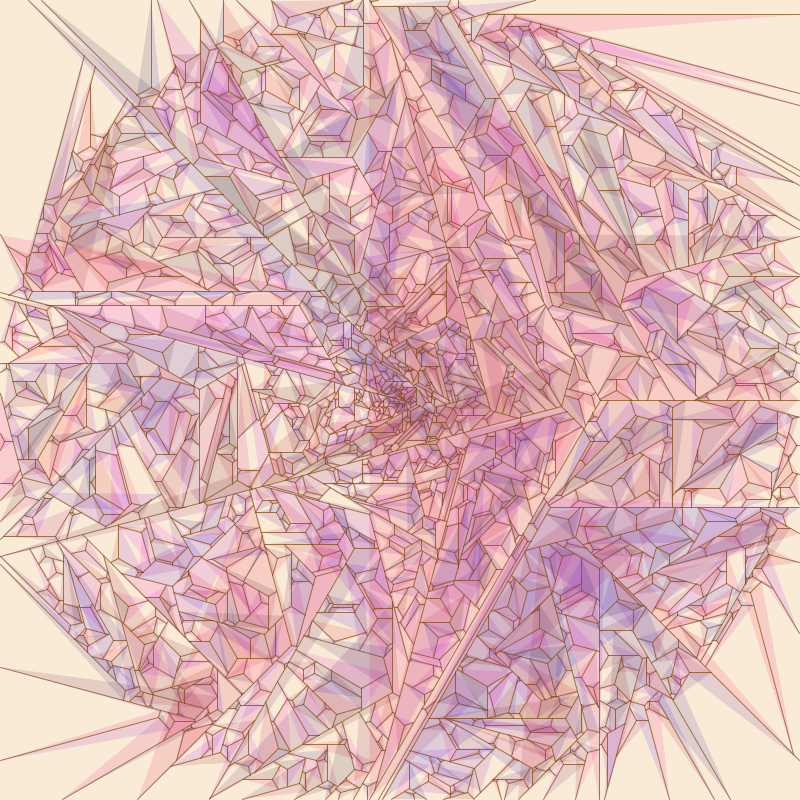
Frame 1 (no input)
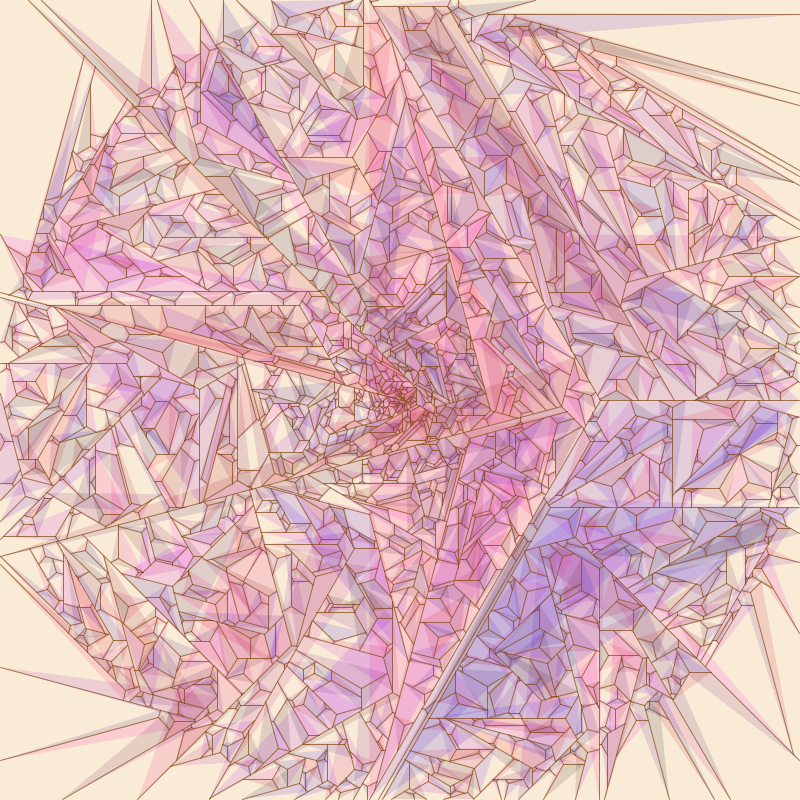
Frame 2 (the mouse pressed at the canvas centre, redrawn once)

The Processing sketch that drew these frames (run headless with seeded random() and noise(); the mouse was pressed at the canvas centre and the sketch redrawn once):

// Processing sketch: lineIntersectionRound
// ── lineIntersectionRound.pde
int nPoints = 2048;
int nBranches = 3;
float minLineSize = 2.0;

ArrayList<LineSegment> lines;
ArrayList<PVector> points;
ArrayList<Figure> figures;
Phasor anglePhasor;
Phasor distancePhasor;
Phasor spiralPhasor;

class LineSegment {
  PVector v1, v2;

  LineSegment(float x1, float y1, float x2, float y2) {
    v1 = new PVector(x1, y1);
    v2 = new PVector(x2, y2);
  }

  LineSegment(PVector v1, PVector v2) {
    this.v1 = new PVector(v1.x, v1.y);
    this.v2 = new PVector(v2.x, v2.y);
  }

  void draw() {
    line(v1.x, v1.y, v2.x, v2.y);
  }
}

class Figure {
  PVector v;
  ArrayList<LineSegment> lineSegments;

  Figure() {
    lineSegments = new ArrayList<LineSegment>();
  }
}

class Phasor {
  float inc;
  float phase;

  Phasor(float inc) {
    this.inc = inc;
  }

  void update() {
    phase += inc;

    while (phase >= 1.0) {
      phase -= 1.0;
    }
    while (phase < 0) {
      phase += 1.0;
    }
  }
}

PVector getVCoordinates(PVector v, float d, float a) {
  return new PVector(v.x + d * cos(a), v.y + d * sin(a));
}

PVector getIntersection(LineSegment linseg1, LineSegment linseg2) {
  float x1 = linseg1.v1.x;
  float y1 = linseg1.v1.y;
  float x2 = linseg1.v2.x;
  float y2 = linseg1.v2.y;
  float x3 = linseg2.v1.x;
  float y3 = linseg2.v1.y;
  float x4 = linseg2.v2.x;
  float y4 = linseg2.v2.y;
  float d = (y4 - y3) * (x2 - x1) - (x4 - x3) * (y2 - y1);

  if (d == 0) {
    return null;
  }

  float ua = ((y4 - y3) * (x3 - x1) - (x4 - x3) * (y3 - y1)) / d;
  float ub = ((y2 - y1) * (x3 - x1) - (x2 - x1) * (y3 - y1)) / d;

  if (ua < 0.0 || ua > 1.0 || ub < 0.0 || ub > 1.0) {
    return null;
  }

  return new PVector(x1 + ua * (x2 - x1), y1 + ua * (y2 - y1));
}

void reset() {
  lines = new ArrayList<LineSegment>();
  lines.add(new LineSegment(0, 0, width - 1, 0));
  lines.add(new LineSegment(0, 0, 0, height - 1));
  lines.add(new LineSegment(width - 1, 0, width - 1, height - 1));
  lines.add(new LineSegment(width - 1, height - 1, 0, height - 1));
  anglePhasor = new Phasor(1.0 / 8.0);
  distancePhasor = new Phasor(0.0305);
  spiralPhasor = new Phasor(0.00620112);

  for (int i = 0; i < height; i++) {
    float l = (float) i / height;
    color c = lerpColor(color(255), color(128), l);
    stroke(c);
    line(0, i, width, i);
  }
}

void generatePoints() {
  for (int i = 0; i < nPoints; i++) {
    PVector c = new PVector(width / 2, height / 2);
    PVector p = getVCoordinates(c, 
    map(sin(distancePhasor.phase * TWO_PI), -1.0, 1.0, width / 2, 0), 
    spiralPhasor.phase * TWO_PI);
    float a = anglePhasor.phase * TWO_PI;
    points.add(new PVector(p.x, p.y, a));

    anglePhasor.update();
    distancePhasor.update();
    spiralPhasor.update();
  }
}

void generateLineSegments() {
  for (PVector p : points) {
    float a = p.z;

    ArrayList<PVector> vectors = new ArrayList<PVector>();
    ArrayList<PVector> endPoints = new ArrayList<PVector>();
    ArrayList<LineSegment> tempLines = new ArrayList<LineSegment>();
    float[] shortestDistances = new float[nBranches];

    for (int i = 0; i < nBranches; i++) {
      vectors.add(getVCoordinates(p, width * 2, a + TWO_PI * (float) i / nBranches));
      endPoints.add(new PVector(-1, -1));
      tempLines.add(new LineSegment(p, vectors.get(i)));
      shortestDistances[i] = width * 2;
    }

    for (LineSegment L : lines) {
      for (int i = 0; i < nBranches; i++) {
        PVector intersection = getIntersection(tempLines.get(i), L);
        if (intersection != null) {
          float distanceFromCenter = dist(intersection.x, intersection.y, p.x, p.y);

          if (distanceFromCenter < shortestDistances[i]) {
            shortestDistances[i] = distanceFromCenter;
            endPoints.set(i, intersection);
          }
        }
      }
    }

    boolean areEndPointsValid = true;

    for (int i = 0; i < nBranches; i++) {
      PVector ep = endPoints.get(i);

      if (!(dist(ep.x, ep.y, p.x, p.y) > minLineSize &&
        ep.x >= 0 && ep.y >= 0)) {
        areEndPointsValid = false;
      }
    }

    if (areEndPointsValid) {
      Figure thisFigure = new Figure();
      thisFigure.v = p;

      for (PVector ep : endPoints) {
        LineSegment finalLine = new LineSegment(p, ep);
        lines.add(finalLine);
        thisFigure.lineSegments.add(finalLine);
      }

      figures.add(thisFigure);
    }
  }
}

void setup() {
  points = new ArrayList<PVector>();
  figures = new ArrayList<Figure>();
  size(800, 800);
  reset();
  generatePoints();
  generateLineSegments();
}

void draw() {
  background(250, 235, 215);
  noLoop();

  for (Figure f : figures) {
    for (int i = 0; i < nBranches; i++) {
      LineSegment l1 = f.lineSegments.get(i);
      LineSegment l2 = f.lineSegments.get((i + 1) % nBranches);
      pushStyle();
      fill(random(255), 0, random(255), 32);
      noStroke();
      beginShape();
      vertex(f.v.x, f.v.y);
      vertex(l1.v2.x, l1.v2.y);
      vertex(l2.v2.x, l2.v2.y);
      endShape();
      popStyle();
    }
  }

  for (Figure f : figures) {
    for (LineSegment l : f.lineSegments) {
      pushStyle();
      stroke(129, 69, 19, 180);
      l.draw();
      popStyle();
    }
  }
}
